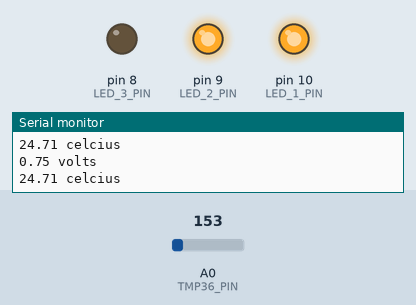
Simulated run of this program. Board: Arduino Uno, built with avr-gcc and run on an emulated ATmega328P. Parts: output pins drawn as LEDs (lit = HIGH), the last lines printed to the serial monitor. The test bench sets the inputs (shaded band); at power-on: A0 (TMP36_PIN) = 153.

Above: at 2.8 s.
2.9 s: A0 (TMP36_PIN) set to 172
4.4 s: A0 (TMP36_PIN) set to 198
At 5.8 s:
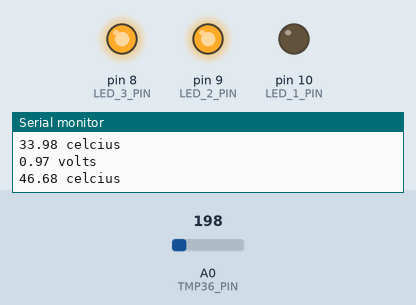
6.5 s: A0 (TMP36_PIN) set to 175
At 7.4 s:
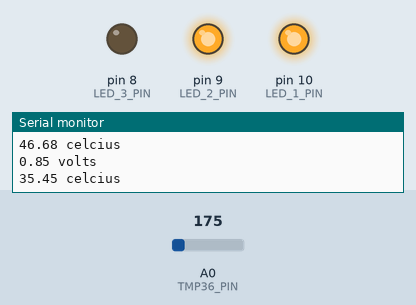
8.5 s: A0 (TMP36_PIN) set to 191
At 10.2 s:
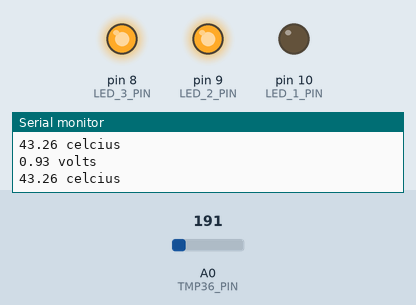
Timing chart, 0 to 11.5 s (numbered marks = the images above; inputs shaded):
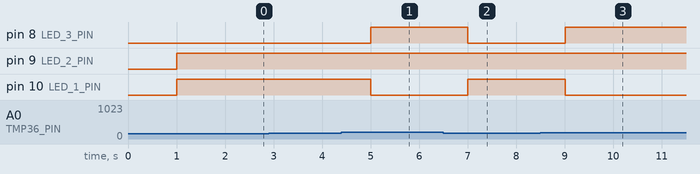

Measured:
- the behaviour switches between 184 and 185 on A0 (TMP36_PIN) (found by bisection; images 0 and 1)
- after the input at 4.4 s, pin 8 (LED_3_PIN): LOW → HIGH after 0.60 s; pin 10 (LED_1_PIN): HIGH → LOW after 0.60 s
- after the input at 6.5 s, pin 8 (LED_3_PIN): HIGH → LOW after 0.51 s; pin 10 (LED_1_PIN): LOW → HIGH after 0.51 s
- after the input at 8.5 s, pin 8 (LED_3_PIN): LOW → HIGH after 0.51 s; pin 10 (LED_1_PIN): HIGH → LOW after 0.51 s

The program:

main.cpp
```cpp
#include <Arduino.h>

#define LED_1_PIN 10
#define LED_2_PIN 9
#define LED_3_PIN 8
#define TMP36_PIN A0

int reading = 0;
unsigned long last_reading = 0;
int modeState = 0;

void display(int modeState){
  switch(modeState){
    case 0: {
      digitalWrite(LED_1_PIN, HIGH);
      digitalWrite(LED_2_PIN, LOW);
      digitalWrite(LED_3_PIN, LOW);
      break;
    }
    case 1: {
      digitalWrite(LED_1_PIN, HIGH);
      digitalWrite(LED_2_PIN, HIGH);
      digitalWrite(LED_3_PIN, LOW);
      break;
    }
    case 2: {
        digitalWrite(LED_1_PIN, LOW);
    	digitalWrite(LED_2_PIN, HIGH);
    	digitalWrite(LED_3_PIN, HIGH);
        break;
    }
    case 3: {
    	digitalWrite(LED_1_PIN, HIGH);
    	digitalWrite(LED_2_PIN, HIGH);
    	digitalWrite(LED_3_PIN, HIGH);
        break;
    }
  }
}
void setup(){
  Serial.begin(9600);
  pinMode(LED_1_PIN, OUTPUT);
  pinMode(LED_2_PIN, OUTPUT);
  pinMode(LED_3_PIN, OUTPUT);
}

void loop(){
  if (millis() - last_reading >=1000){
      reading = analogRead(TMP36_PIN);
      float voltage = reading * 5.0;
      voltage /= 1024;
      float temperature = (voltage - 0.5) * 100; // -40 <-> 113 celcius range
    if (temperature <= 0) modeState = 0;
    if (temperature > 0 && temperature <= 40) modeState = 1;
    if (temperature > 40 && temperature <= 80) modeState = 2;
    if (temperature > 80) modeState = 3;
	display(modeState);
      Serial.print(voltage); Serial.println(" volts");
      Serial.print(temperature);Serial.println(" celcius");
      last_reading = millis();
  }
}
```
